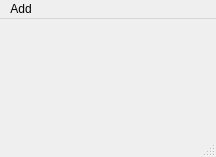
<?xml version="1.0" encoding="UTF-8"?>
<ui version="4.0">
 <class>MainWindow</class>
 <widget class="QMainWindow" name="MainWindow">
  <property name="geometry">
   <rect>
    <x>0</x>
    <y>0</y>
    <width>216</width>
    <height>157</height>
   </rect>
  </property>
  <property name="windowTitle">
   <string>3D Models Comparison</string>
  </property>
  <widget class="QWidget" name="centralwidget">
   <layout class="QVBoxLayout" name="verticalLayout_3">
    <item>
     <layout class="QHBoxLayout" name="horizontalLayout">
      <item>
       <layout class="QVBoxLayout" name="verticalLayout_2">
        <item>
         <layout class="QHBoxLayout" name="layout_widgets"/>
        </item>
       </layout>
      </item>
     </layout>
    </item>
   </layout>
  </widget>
  <widget class="QMenuBar" name="menubar">
   <property name="geometry">
    <rect>
     <x>0</x>
     <y>0</y>
     <width>216</width>
     <height>22</height>
    </rect>
   </property>
   <widget class="QMenu" name="menuAdd">
    <property name="title">
     <string>Add</string>
    </property>
    <addaction name="actionAdd_Model"/>
   </widget>
   <addaction name="menuAdd"/>
  </widget>
  <widget class="QStatusBar" name="statusbar"/>
  <action name="actionAdd_Model">
   <property name="text">
    <string>Add Model</string>
   </property>
   <property name="shortcut">
    <string>Ctrl+Shift+M</string>
   </property>
  </action>
 </widget>
 <resources/>
 <connections/>
</ui>
